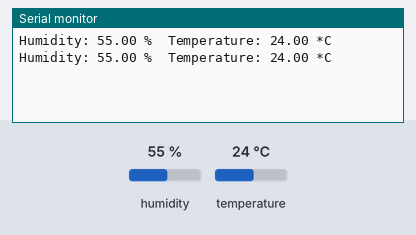
Bench run of a sketch on a simulated ESP32. On the bench: the last lines printed to the serial monitor. The inputs (shaded band) are chosen by the test bench; at power-on: humidity 55 %, temperature 24 °C.

Above: at 10.8 s.
10.9 s: humidity set to 22 %
At 20.7 s:
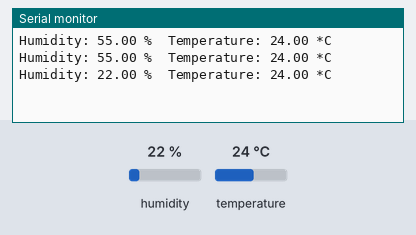
20.9 s: temperature set to 12 °C
At 30.7 s:
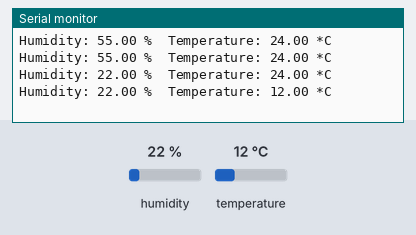
30.9 s: humidity set to 40 %
At 40.7 s:
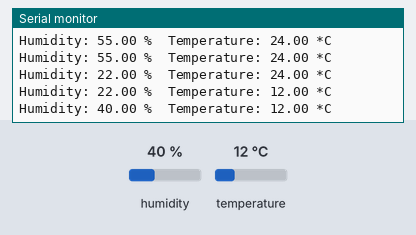
Timing chart, 0 to 42.2 s (numbered marks = the images above; inputs shaded):
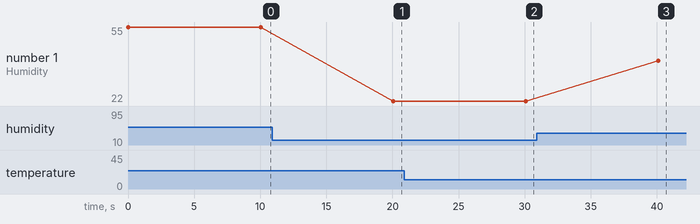

Measured:
- after the input at 10.9 s, the serial monitor: prints a new line after 9.2 s (image 1)
- after the input at 20.9 s, the serial monitor: prints a new line after 9.2 s (image 2)
- after the input at 30.9 s, the serial monitor: prints a new line after 9.2 s (image 3)
- plotted number 1: 55 → 22 after the input at 10.9 s, 22 → 40 after the input at 30.9 s

The sketch:

SensorDHT.ino
```cpp
#include <DHT.h>
#include <M5Stack.h>
#include <WiFi.h>
#include <SD.h>

//#define DHTPIN D5  // for ESP8266
#define DHTPIN 3  // for ESP32

#define DHTTYPE DHT11  // DHT11 or DHT22

DHT dht(DHTPIN, DHTTYPE);

void setup() {
  Serial.begin(115200);
  dht.begin();
}

void loop() {
  float humidity = dht.readHumidity();
  float temperature = dht.readTemperature();

  // check if returns are valid and print the sensor data
  if (isnan(temperature) || isnan(humidity)) {
    Serial.println("Failed to read from DHT");
  } else {
    Serial.print("Humidity: ");
    Serial.print(humidity);
    Serial.print(" %\t");
    Serial.print("Temperature: ");
    Serial.print(temperature);
    Serial.println(" *C");
  }

  delay(10000);
}
```
